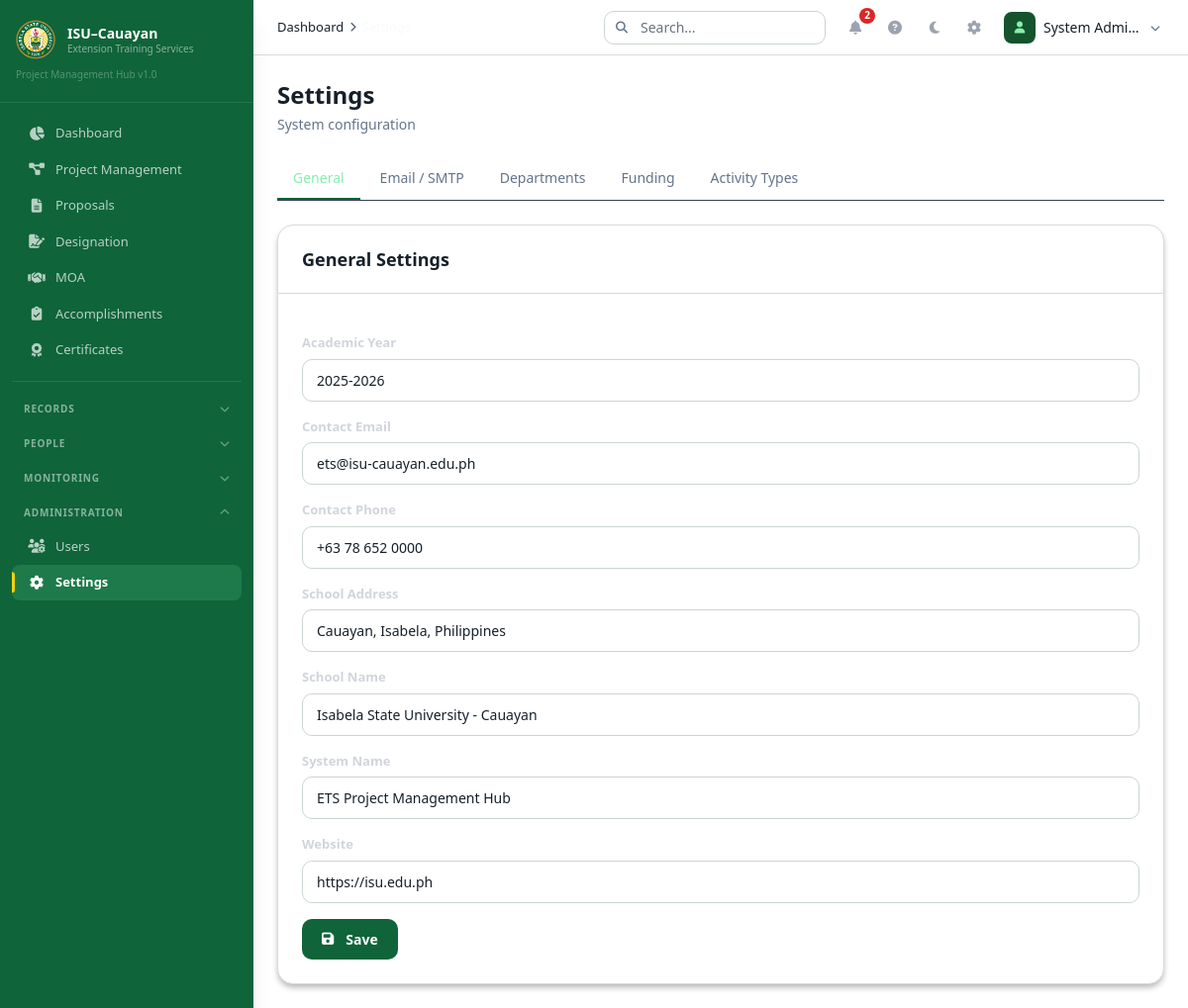
Screenshot of /index.php?module=settings (signed in) with the database file from the repository.
### tables this page shows
CREATE TABLE `settings` (
  `id` int(11) NOT NULL,
  `setting_key` varchar(100) NOT NULL,
  `setting_value` text DEFAULT NULL,
  `setting_group` varchar(50) NOT NULL DEFAULT 'general',
  `created_at` datetime NOT NULL DEFAULT current_timestamp(),
  `updated_at` datetime NOT NULL DEFAULT current_timestamp() ON UPDATE current_timestamp()
);

### controllers/Controllers.php (called while the page is built, shortened)
<?php
require_once __DIR__ . '/../config/helpers.php';
class SettingController {
    public function index() {
        $settings = db()->query("SELECT * FROM settings ORDER BY setting_group, setting_key")->fetchAll();
        require_once __DIR__ . '/../layouts/header.php';
        require_once __DIR__ . '/../views/settings/index.php';
        require_once __DIR__ . '/../layouts/footer.php';
    }
}

### config/Database.php (called while the page is built, shortened)
<?php
class Database {
    private static $instance = null;
    private $conn;
    private function __construct() {
        try {
            $dsn = "mysql:host=" . DB_HOST . ";dbname=" . DB_NAME . ";charset=" . DB_CHARSET;
            $this->conn = new PDO($dsn, DB_USER, DB_PASS, [
                PDO::ATTR_ERRMODE => PDO::ERRMODE_EXCEPTION,
                PDO::ATTR_DEFAULT_FETCH_MODE => PDO::FETCH_ASSOC,
                PDO::ATTR_EMULATE_PREPARES => false,
            ]);
        } catch (PDOException $e) {
            die("Database connection failed: " . $e->getMessage());
        }
    }
    public static function getInstance() {
        if (self::$instance === null) self::$instance = new self();
        return self::$instance;
    }
    public function getConnection() { return $this->conn; }
}

### config/helpers.php (called while the page is built, shortened)
<?php
require_once __DIR__ . '/Database.php';
function db() { return Database::getInstance()->getConnection(); }
function e($str) { return htmlspecialchars($str ?? '', ENT_QUOTES, 'UTF-8'); }

### views/settings/index.php (the view, shortened to what this page needs)
<?php
$settings = $settings ?? [];
?>
<div class="mb-6"><h1 class="text-2xl font-bold text-[#F9FAFB]">Settings</h1><p class="text-[#9CA3AF] text-sm mt-1">System configuration</p></div>
<div class="mb-6 border-b border-[#374151]"><nav class="flex gap-1 overflow-x-auto">
    <button onclick="showSettingsTab('general', this)" class="settings-tab active px-4 py-2.5 text-sm font-medium border-b-2 border-[#0F643A] text-[#86EFAC]">General</button>
    <button onclick="showSettingsTab('mail', this)" class="settings-tab whitespace-nowrap px-4 py-2.5 text-sm font-medium border-b-2 border-transparent text-[#9CA3AF] hover:text-[#F9FAFB]">Email / SMTP</button>
    <button onclick="showSettingsTab('departments', this)" class="settings-tab px-4 py-2.5 text-sm font-medium border-b-2 border-transparent text-[#9CA3AF] hover:text-[#F9FAFB]">Departments</button>
    <button onclick="showSettingsTab('funding', this)" class="settings-tab px-4 py-2.5 text-sm font-medium border-b-2 border-transparent text-[#9CA3AF] hover:text-[#F9FAFB]">Funding</button>
    <button onclick="showSettingsTab('activities', this)" class="settings-tab whitespace-nowrap px-4 py-2.5 text-sm font-medium border-b-2 border-transparent text-[#9CA3AF] hover:text-[#F9FAFB]">Activity Types</button>
</nav></div>
<div id="settings-general" class="settings-content">
    <div class="card"><div class="card-header"><h3 class="text-lg font-semibold text-[#F9FAFB]">General Settings</h3></div><div class="card-body">
        <form id="generalForm" class="space-y-4">
            <?php foreach($settings as $s): if($s['setting_group']==='general' && !str_starts_with($s['setting_key'], 'mail_')): ?><div><label class="form-label"><?= e(ucwords(str_replace('_',' ',$s['setting_key']))) ?></label><input type="text" name="<?= e($s['setting_key']) ?>" value="<?= e($s['setting_value']) ?>" class="form-input"></div><?php endif; endforeach; ?>
            <button type="submit" class="btn-primary"><i class="fas fa-save mr-1"></i> Save</button>
        </form>
    </div></div>
</div>

### assets/css/app.css (style rules this page uses)
:root { --primary: #0F643A; --primary-hover: #1E7A4B; --primary-light: #14532D; --secondary: #F5D20C; --secondary-dark: #C4972C; --bg: #111827; --surface: #1F2937; --surface-alt: #243142; --border: #374151; --hover: #324152; --text: #F9FAFB; --text-secondary: #9CA3AF; --text-muted: #6B7280; --sidebar-bg: #0F643A; --sidebar-hover: #267C50; --sidebar-active: #1E7A4B; --success: #14532D; --success-text: #86EFAC; --warning: #78350F; --warning-text: #FCD34D; --danger: #7F1D1D; --danger-text: #FCA5A5; --info: #1E3A8A; --info-text: #BFDBFE; }
.btn-primary { background: #0F643A; color: #FFF; padding: 10px 20px; border-radius: 10px; font-weight: 600; font-size: 14px; transition: all 0.15s ease; border: none; cursor: pointer; display: inline-flex; align-items: center; gap: 8px; }
.card { background: #1F2937; border: 1px solid #374151; border-radius: 16px; overflow: hidden; box-shadow: 0 4px 6px -1px rgba(0,0,0,0.3); }
.card-header { padding: 20px 24px; border-bottom: 1px solid #374151; }
.card-body { padding: 24px; }
.form-input { background: #111827; border: 1px solid #374151; border-radius: 10px; color: #F9FAFB; padding: 10px 14px; font-size: 14px; width: 100%; transition: all 0.15s ease; }
.form-input::placeholder { color: #6B7280; }
.form-label { display: block; font-size: 13px; font-weight: 600; color: #D1D5DB; margin-bottom: 6px; }
[data-theme="light"] body { background:#f4f7f6!important;color:#16202a!important }
[data-theme="light"] .data-table-container,[data-theme="light"] .filter-bar,[data-theme="light"] .card,[data-theme="light"] .stat-card,[data-theme="light"] .sketch-board { background:#fff!important;border-color:#d5ddd9!important;color:#16202a }
[data-theme="light"] .filter-input,[data-theme="light"] .filter-select,[data-theme="light"] .form-input,[data-theme="light"] .form-select { background:#fff!important;color:#16202a!important;border-color:#cbd5d1!important }
[data-theme="light"] .card-header { border-color:#d5ddd9!important;color:#16202a!important }
[data-theme="light"] [class*="bg-[#111827]"],[data-theme="light"] [class*="bg-[#1F2937]"] { background:#fff!important }
[data-theme="light"] [class*="text-[#F9FAFB]"],[data-theme="light"] [class*="text-[#D1D5DB]"] { color:#16202a!important }
[data-theme="light"] [class*="text-[#9CA3AF]"],[data-theme="light"] [class*="text-[#6B7280]"] { color:#64748b!important }

### rows the page displays
settings: setting_key "Academic Year", setting_value "2025-2026"
settings: setting_key "Contact Email", setting_value "ets@isu-cauayan.edu.ph"
settings: setting_key "Contact Phone", setting_value "+63 78 652 0000"
settings: setting_key "School Address", setting_value "Cauayan, Isabela, Philippines"
settings: setting_key "School Name", setting_value "Isabela State University - Cauayan"
settings: setting_key "System Name", system_name "ETS Project Management Hub"
settings: setting_key "Website", setting_value "https://isu.edu.ph"

### other values shown
$item['label'] "Dashboard"
$item['label'] "Project Management"
$item['label'] "Proposals"
$item['label'] "Designation"
$item['label'] "MOA"
$item['label'] "Accomplishments"
$item['label'] "Certificates"
$group['label'] "RECORDS"
$group['label'] "PEOPLE"
$group['label'] "MONITORING"
$group['label'] "ADMINISTRATION"
$item['label'] "Users"
$item['label'] "Settings"
$crumb['label'] "Dashboard"
$notifCount "2"
